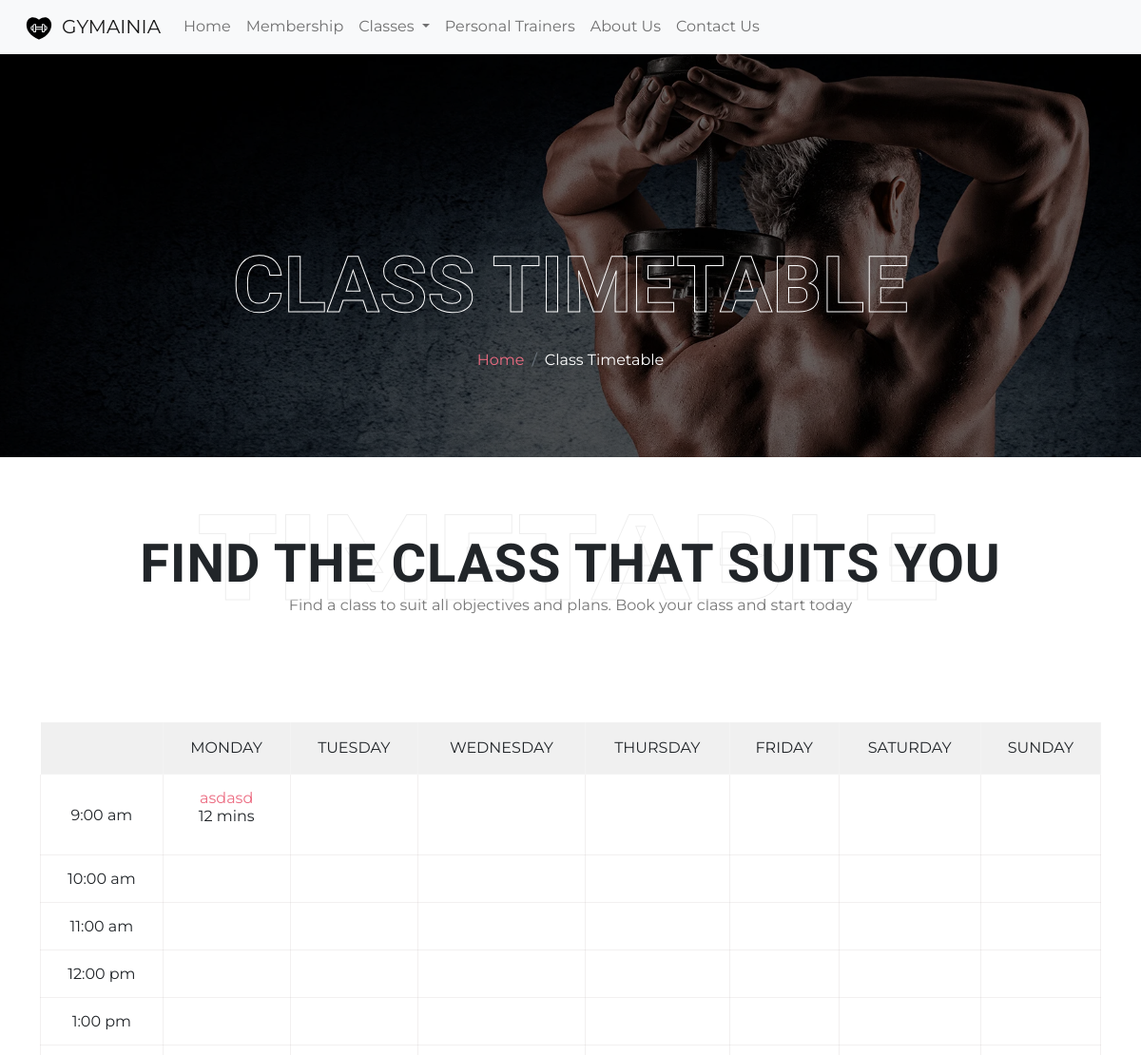
Page /timetable (upper part) on the earlier database version.
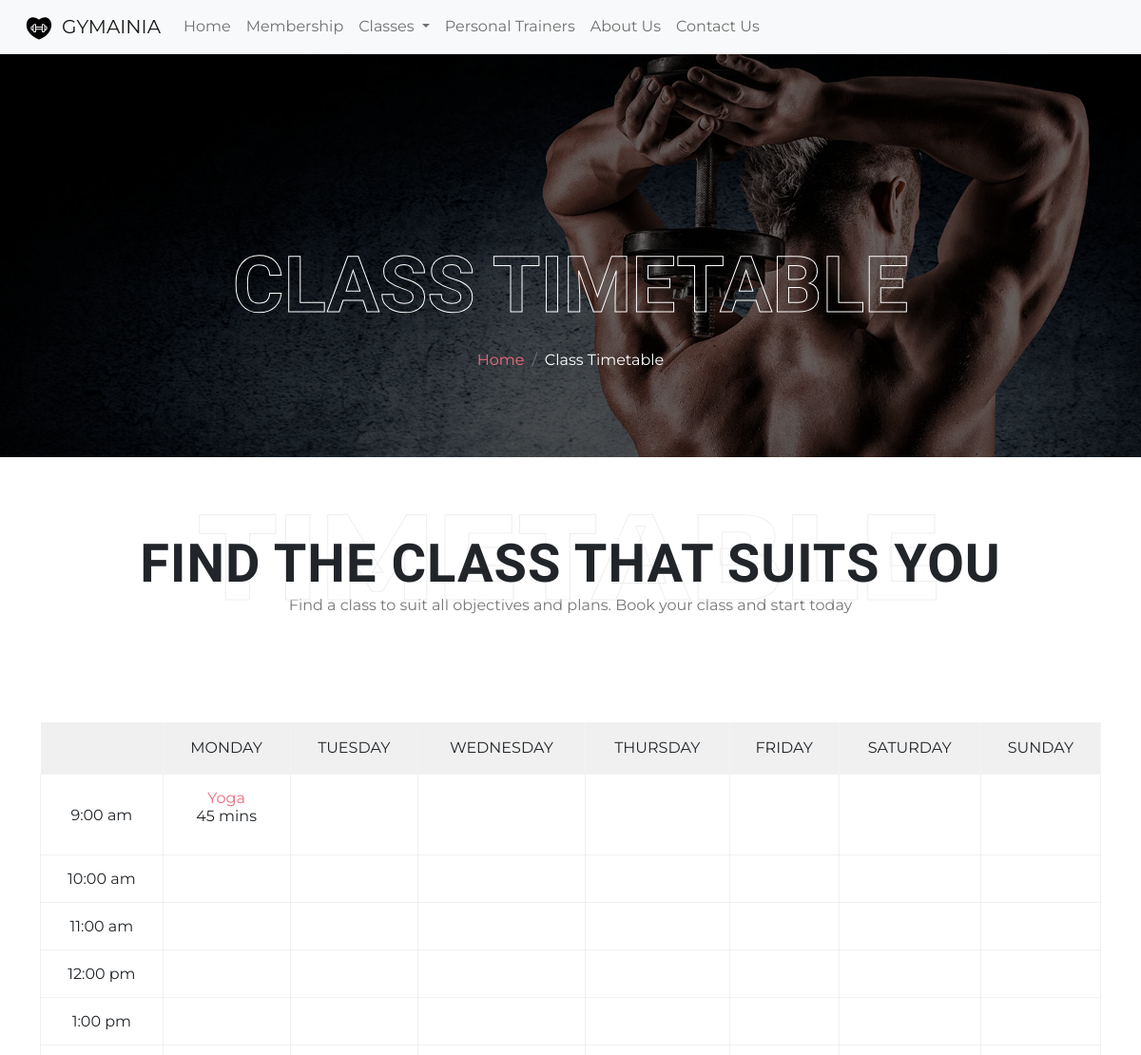
Same page on the later database version.
### classes/models.py (models this page shows, shortened)
class Timetable(models.Model):
    gym_class = models.ForeignKey('GymClass', on_delete=models.CASCADE)
    start_date = models.DateField()
    end_date = models.DateField()
    day = models.CharField(max_length=12)
    time_slot = models.CharField(max_length=12)
    trainer = models.ForeignKey('Trainer', on_delete=models.CASCADE)

class GymClass(models.Model):
    class Meta:
        verbose_name_plural = 'GymClasses'
    category = models.ForeignKey('Category', null=True, blank=True, on_delete=models.SET_NULL)
    name = models.CharField(max_length=254)
    description = HTMLField()
    short = models.TextField(blank=True)
    level = models.CharField(max_length=254)
    duration = models.IntegerField()
    period = models.CharField(max_length=254)
    students = models.IntegerField()
    price = models.DecimalField(max_digits=6, decimal_places=2)
    trainer = models.ManyToManyField('Trainer', blank=True)
    image_url = models.URLField(max_length=1024, null=True, blank=True)
    image = models.ImageField(null=True, blank=True)

### classes/views.py (the view)
# urls.py: path('timetable', views.timetable, name='timetable'),
def timetable(request):
    timetable_entries = Timetable.objects.all()
    context = {
        'timetable_entries': timetable_entries,
    }
    return render(request, 'classes/timetable.html', context)

### cart/contexts.py (called while the page is built, shortened)
def cart_contents(request):
    cart_items = []
    total = 0
    product_count = 0
    item_total = 0
    cart = request.session.get('cart', {})
    context = {
        'cart_items': cart_items,
        'total': total,
        'product_count': product_count,
    }
    return context

### classes/templates/classes/timetable.html (shortened to what the changed rows need)
{% extends "base.html" %}
{% load static %}
{% block content %}
<main>
    <section class="page-banner">
        <div class="container">
            <div class="row">
                <div class="col-sm-12 text-center">
                    <h1 class="banner-title">Class Timetable</h1>
                </div>
            </div>
        </div>
    </section>
    <section class="page-title text-center">
        <div class="section-title-box">
            <h2 class="section-title">FIND THE CLASS THAT SUITS YOU</h2>
        </div>
    </section>
    <section class="class-timetable">
        <div class="container">
            <div class="row">
                <div class="col-12">
                    <table class="navigation-shortcode-table  navigation-theme-mode" data-hide_empty_row="1">
                        <thead>
                            <tr class="navigation-shortcode-row">
                                <th data-index="0"></th>
                                <th data-index="1">Monday</th>
                                <th data-index="2">Tuesday</th>
                                <th data-index="3">Wednesday</th>
                                <th data-index="4">Thursday</th>
                                <th data-index="5">Friday</th>
                                <th data-index="6">Saturday</th>
                                <th data-index="7">Sunday</th>
                            </tr>
                        </thead>
                        <tbody>
                            {% for entry in timetable_entries %}
                            <tr>
                                <td>9:00 am</td>
                                <td colspan="1" data-row_height="45" rowspan="1">
                                    {% if entry.time_slot  == '9:00 am' and entry.day == 'Monday'%}
                                    <div class="navigation-inner-event-content">
                                        <a href="{% url 'gym_class' entry.gym_class.id %}"
                                            class="event-title">{{ entry.gym_class.name }}</a>
                                        <p class="event-subtitle pt-text-dark">{{ entry.gym_class.duration }} mins</p>
                                    </div>
                                    {% endif %}
                                </td>
                                <td colspan="1" data-row_height="45" rowspan="1">
                                </td>
                                <td colspan="1" data-row_height="45" rowspan="1">
                                </td>
                                <td colspan="1" data-row_height="45" rowspan="1">
                                </td>
                                <td colspan="1" data-row_height="45" rowspan="1">
                                </td>
                                <td colspan="1" data-row_height="45" rowspan="1">
                                </td>
                                <td colspan="1" data-row_height="45" rowspan="1">
                                </td>
                            </tr>
                            <tr>
                                <td>10:00 am</td>
                                <td colspan="1" data-row_height="45" rowspan="1">
                                </td>
                                <td colspan="1" data-row_height="45" rowspan="1">
                                </td>
                                <td colspan="1" data-row_height="45" rowspan="1">
                                </td>
                                <td colspan="1" data-row_height="45" rowspan="1">
                                </td>
                                <td colspan="1" data-row_height="45" rowspan="1">
                                </td>
                                <td colspan="1" data-row_height="45" rowspan="1">
                                </td>
                                <td colspan="1" data-row_height="45" rowspan="1">
                                </td>
                            </tr>
                            <tr>
                                <td>11:00 am</td>
                                <td colspan="1" data-row_height="45" rowspan="1">
                                </td>
                                <td colspan="1" data-row_height="45" rowspan="1">
                                </td>
                                <td colspan="1" data-row_height="45" rowspan="1">
                                </td>
                                <td colspan="1" data-row_height="45" rowspan="1">
                                </td>
                                <td colspan="1" data-row_height="45" rowspan="1">
                                </td>
                                <td colspan="1" data-row_height="45" rowspan="1">
                                </td>
                                <td colspan="1" data-row_height="45" rowspan="1">
                                </td>
                            </tr>
                            <tr>
                                <td>12:00 pm</td>
                                <td colspan="1" data-row_height="45" rowspan="1">
                                </td>
                                <td colspan="1" data-row_height="45" rowspan="1">
                                </td>
                                <td colspan="1" data-row_height="45" rowspan="1">
                                </td>
                                <td colspan="1" data-row_height="45" rowspan="1">
                                </td>
                                <td colspan="1" data-row_height="45" rowspan="1">
                                </td>
                                <td colspan="1" data-row_height="45" rowspan="1">
                                </td>
                                <td colspan="1" data-row_height="45" rowspan="1">
                                </td>
                            </tr>
                            <tr>
                                <td>1:00 pm</td>
                                <td colspan="1" data-row_height="45" rowspan="1">
                                </td>
                                <td colspan="1" data-row_height="45" rowspan="1">
                                </td>
                                <td colspan="1" data-row_height="45" rowspan="1">
                                </td>
                                <td colspan="1" data-row_height="45" rowspan="1">
                                </td>
                                <td colspan="1" data-row_height="45" rowspan="1">
                                </td>
                                <td colspan="1" data-row_height="45" rowspan="1">
                                </td>
                                <td colspan="1" data-row_height="45" rowspan="1">
                                </td>
                            </tr>
                            <tr>
                                <td>2:00 pm</td>
                                <td colspan="1" data-row_height="45" rowspan="1">
                                </td>
                                <td colspan="1" data-row_height="45" rowspan="1">
                                </td>
                                <td colspan="1" data-row_height="45" rowspan="1">
                                </td>
                                <td colspan="1" data-row_height="45" rowspan="1">
                                </td>
                                <td colspan="1" data-row_height="45" rowspan="1">
                                </td>
                                <td colspan="1" data-row_height="45" rowspan="1">
                                </td>
                                <td colspan="1" data-row_height="45" rowspan="1">
                                </td>
                            </tr>
                            {% endfor %}
                        </tbody>
                    </table>
                </div>
            </div>
        </div>
    </section>
</main>
{% endblock %}

Differences in the rows shown:
changed through a linked row, Timetable: gym_class.name "asdasd" → "Yoga"; gym_class.duration "12" → "45"
